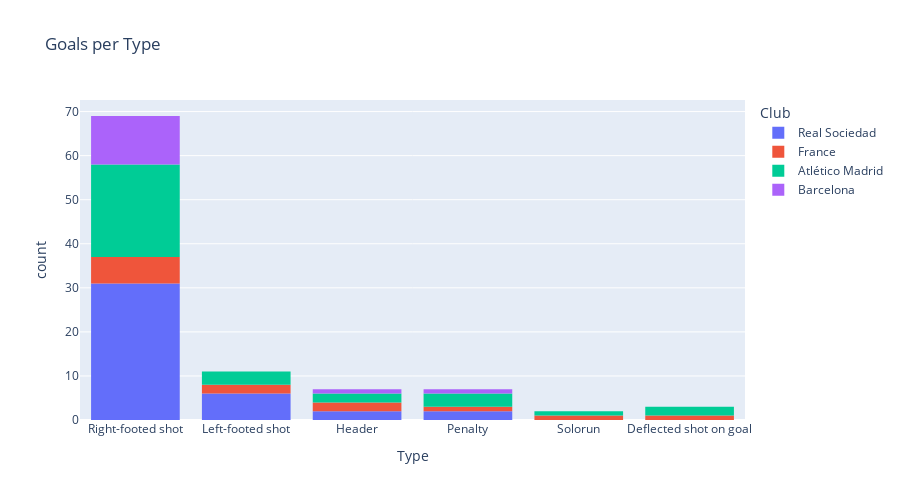

Here is the notebook cell this chart was saved with:
### Markdown cell above
#### Goals per type

### Code cell
px.histogram(
    df,
    x='Type',
    title="Goals per Type",
    log_x=False,
    log_y=False,
    #symbol='title',
    #markers=True,
    #width=800, 
    height=500,
    color='Club',
    hover_name='Club',
    hover_data=['Playing_Position','Competition','Season','Club'])

### Figure 1 — Plotly figure (JSON) as saved in the notebook; plotly's stock layout.template omitted (floating-point values rounded to 4 significant figures)
{"data": [{"alignmentgroup": "True", "bingroup": "x", "hovertemplate": "Club=Real Sociedad<br>Type=%{x}<br>count=%{y}<extra></extra>", "legendgroup": "Real Sociedad", "marker": {"color": "#636efa", "pattern": {"shape": ""}}, "name": "Real Sociedad", "offsetgroup": "Real Sociedad", "orientation": "v", "showlegend": true, "type": "histogram", "x": ["Right-footed shot", "Right-footed shot", "Right-footed shot", "Right-footed shot", "Right-footed shot", "Right-footed shot", "Right-footed shot", "Right-footed shot", "Right-footed shot", "Right-footed shot", "Right-footed shot", "Right-footed shot", "Right-footed shot", "Right-footed shot", "Right-footed shot", "Right-footed shot", "Right-footed shot", "Right-footed shot", "Left-footed shot", "Right-footed shot", "Right-footed shot", "Right-footed shot", "Left-footed shot", "Right-footed shot", "Right-footed shot", "Right-footed shot", "Header", "Header", "Right-footed shot", "Left-footed shot", "Penalty", "Right-footed shot", "Right-footed shot", "Right-footed shot", "Right-footed shot", "Left-footed shot", "Left-footed shot", "Left-footed shot", "Right-footed shot", "Right-footed shot", "Penalty"], "xaxis": "x", "yaxis": "y"}, {"alignmentgroup": "True", "bingroup": "x", "hovertemplate": "Club=France<br>Type=%{x}<br>count=%{y}<extra></extra>", "legendgroup": "France", "marker": {"color": "#EF553B", "pattern": {"shape": ""}}, "name": "France", "offsetgroup": "France", "orientation": "v", "showlegend": true, "type": "histogram", "x": ["Left-footed shot", "Header", "Solorun", "Right-footed shot", "Right-footed shot", "Right-footed shot", "Right-footed shot", "Right-footed shot", "Header", "Penalty", "Deflected shot on goal", "Right-footed shot", "Left-footed shot"], "xaxis": "x", "yaxis": "y"}, {"alignmentgroup": "True", "bingroup": "x", "hovertemplate": "Club=Atlético Madrid<br>Type=%{x}<br>count=%{y}<extra></extra>", "legendgroup": "Atlético Madrid", "marker": {"color": "#00cc96", "pattern": {"shape": ""}}, "name": "Atlético Madrid", "offsetgroup": "Atlético Madrid", "orientation": "v", "showlegend": true, "type": "histogram", "x": ["Left-footed shot", "Right-footed shot", "Right-footed shot", "Solorun", "Deflected shot on goal", "Right-footed shot", "Right-footed shot", "Right-footed shot", "Header", "Right-footed shot", "Right-footed shot", "Right-footed shot", "Penalty", "Right-footed shot", "Right-footed shot", "Right-footed shot", "Left-footed shot", "Right-footed shot", "Right-footed shot", "Right-footed shot", "Right-footed shot", "Right-footed shot", "Right-footed shot", "Header", "Right-footed shot", "Right-footed shot", "Right-footed shot", "Penalty", "Right-footed shot", "Penalty", "Deflected shot on goal", "Left-footed shot"], "xaxis": "x", "yaxis": "y"}, {"alignmentgroup": "True", "bingroup": "x", "hovertemplate": "Club=Barcelona<br>Type=%{x}<br>count=%{y}<extra></extra>", "legendgroup": "Barcelona", "marker": {"color": "#ab63fa", "pattern": {"shape": ""}}, "name": "Barcelona", "offsetgroup": "Barcelona", "orientation": "v", "showlegend": true, "type": "histogram", "x": ["Penalty", "Right-footed shot", "Right-footed shot", "Right-footed shot", "Right-footed shot", "Right-footed shot", "Right-footed shot", "Right-footed shot", "Right-footed shot", "Header", "Right-footed shot", "Right-footed shot", "Right-footed shot"], "xaxis": "x", "yaxis": "y"}], "layout": {"barmode": "relative", "height": 500, "legend": {"title": {"text": "Club"}, "tracegroupgap": 0}, "title": {"text": "Goals per Type"}, "xaxis": {"anchor": "y", "domain": [0, 1], "title": {"text": "Type"}}, "yaxis": {"anchor": "x", "domain": [0, 1], "title": {"text": "count"}}}}
